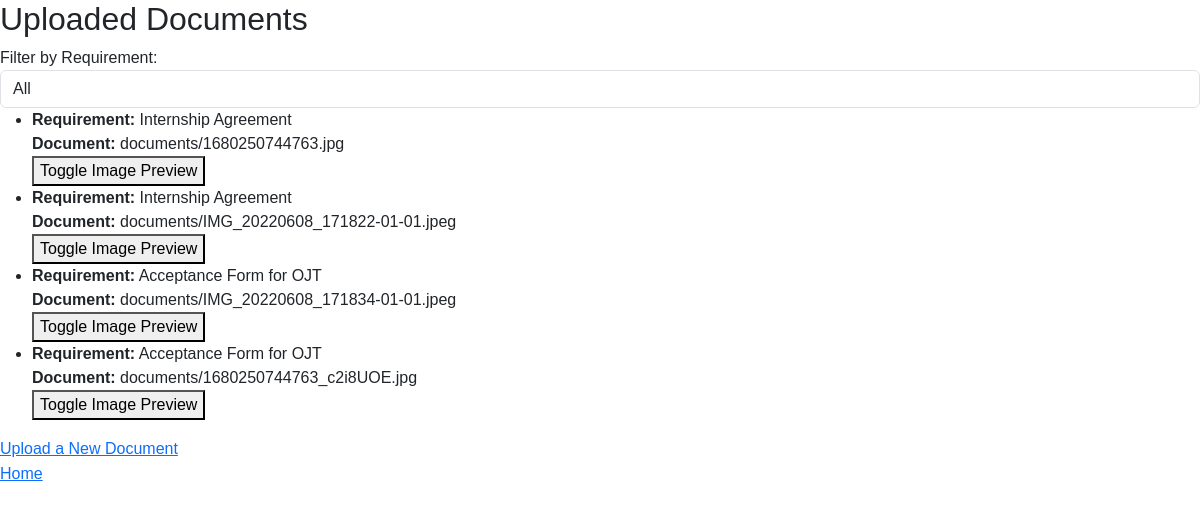
The app's page /internship/documents/ (signed in), older data.
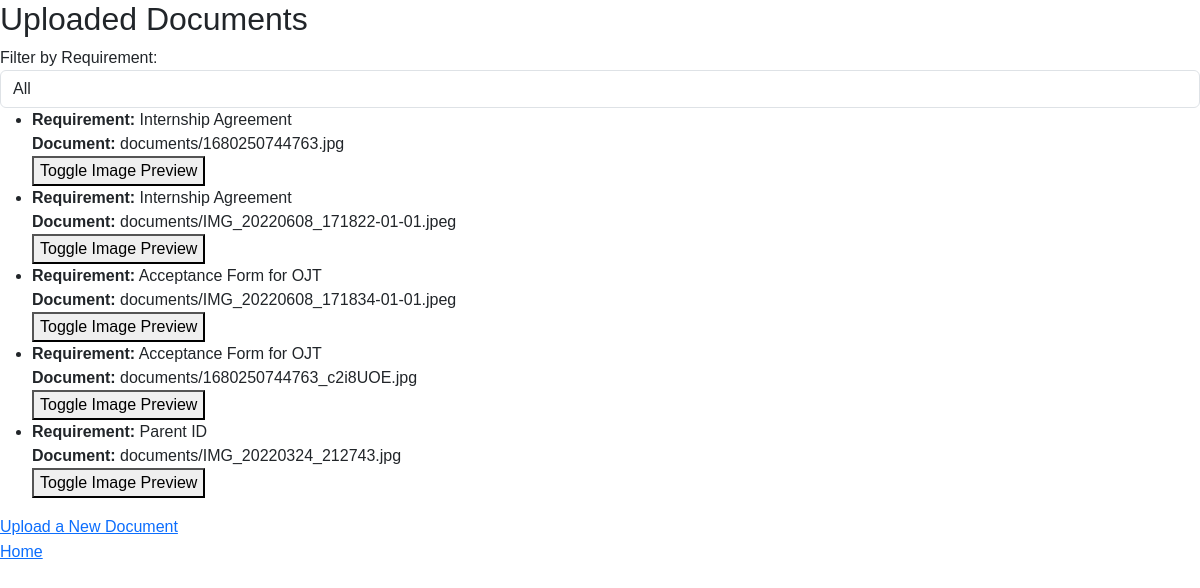
The same page, newer data.
### internship/models.py (models this page shows, shortened)
class Document(models.Model):
    REQUIREMENT_CHOICES = [
        ('Acceptance Form for OJT', 'Acceptance Form for OJT'),
        ('Internship Agreement', 'Internship Agreement'),
        ('Merit of Rating', 'Merit of Rating'),
        ('Student INFO Sheet', 'Student INFO Sheet'),
        ('Supervisor Feedback Form', 'Supervisor Feedback Form'),
        ('Student Feedback Form', 'Student Feedback Form'),
        ('Parent Consent', 'Parent Consent'),
        ('Barangay Clearance', 'Barangay Clearance'),
        ('Police Clearance', 'Police Clearance'),
        ('Parent ID', 'Parent ID'),
        ('Medical Certificate', 'Medical Certificate'),
        ('Cedula', 'Cedula'),
    ]
    user = models.ForeignKey(intern, on_delete=models.CASCADE)
    requirement = models.CharField(max_length=100, choices=REQUIREMENT_CHOICES)
    document_image = models.ImageField(upload_to='documents/')

### internship/views.py (the view)
# urls.py: path('documents/', views.document_list, name='document_list'),
@login_required
def document_list(request):
    documents = Document.objects.filter(user=request.user)
    return render(request, 'documents/document_list.html', {'documents': documents})

### templates/documents/document_list.html (shortened to what this page needs)
{% extends 'base.html' %}
{% block content %}
<h2>Uploaded Documents</h2>
<div class="filter-section">
  <label for="requirement-filter">Filter by Requirement:</label>
  <select id="requirement-filter" class="form-control">
    <option value="">All</option>
  </select>
</div>
<ul class="document-list">
  {% for document in documents %}
  <li class="document-item" data-requirement="{{ document.requirement }}">
    <strong>Requirement:</strong> {{ document.requirement }}<br>
    <strong>Document:</strong> {{ document.document_image.name }}<br>
    <button class="preview-button" data-image="{{ document.document_image.url }}">Toggle Image Preview</button>
  </li>
  {% empty %}
  <li>No documents have been uploaded yet.</li>
  {% endfor %}
</ul>
<a href="{% url 'upload_document' %}">Upload a New Document</a> <br>
<a href="{% url 'home' %}">Home</a>
{% endblock %}

Row changes from the older to the newer data that the page shows:
added Document: requirement "Parent ID", document_image.name "documents/IMG_20220324_212743.jpg"
